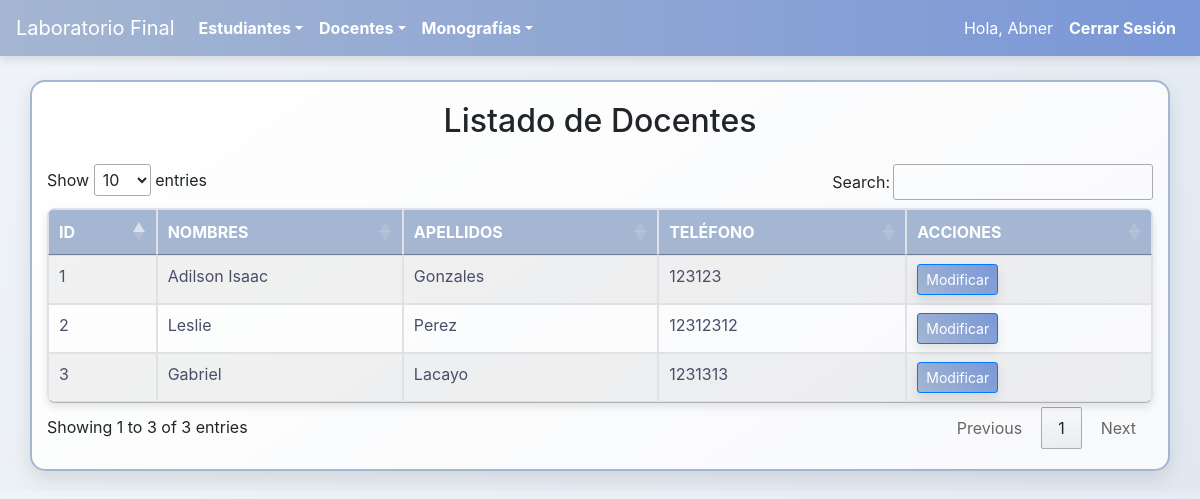
The page /docente/ (signed in) on the database its author committed.
### MonoEstudiantes/models.py (models this page shows, shortened)
class Docente(models.Model):
    id_docente = models.AutoField(primary_key=True)  # Clave primaria
    nombres = models.CharField(max_length=100)
    apellidos = models.CharField(max_length=100)
    direccion = models.CharField(max_length=255, null=True, blank=True)
    telefono = models.BigIntegerField(null=True, blank=True)
    anio_nacimiento = models.DateField()

### MonoEstudiantes/views.py (the view)
# urls.py: path('docente/', login_required(views.DocenteListView.as_view()), name='listar_docentes'),
class DocenteListView(ListView):
    model = Docente
    template_name = 'docente/listar.html'
    context_object_name = 'docentes'

### MonoEstudiantes/Templates/docente/listar.html (shortened to what this page needs)
{% extends 'base.html' %}
{% block content %}
<link rel="stylesheet" href="https://cdn.datatables.net/1.13.6/css/jquery.dataTables.min.css">
<script src="https://code.jquery.com/jquery-3.6.0.min.js"></script>
    <h2 class="mb-4">Listado de Docentes</h2>
    <table id="docentesTable" class="table table-bordered table-striped">
        <thead>
            <tr>
                <th>ID</th>
                <th>Nombres</th>
                <th>Apellidos</th>
                <th>Teléfono</th>
                <th>Acciones</th>
            </tr>
        </thead>
        <tbody>
            {% for docente in docentes %}
            <tr>
                <td>{{ docente.id_docente }}</td>
                <td>{{ docente.nombres }}</td>
                <td>{{ docente.apellidos }}</td>
                <td>{{ docente.telefono }}</td>
                <td>
                    <a href="{% url 'modificar_docente' docente.pk %}" class="btn btn-primary btn-sm">Modificar</a>
                </td>
            </tr>
            {% endfor %}
        </tbody>
    </table>
{% endblock %}

### MonoEstudiantes/Templates/base.html (shortened to what this page needs)
<!DOCTYPE html>
<html lang="en">
<head>
    {% load static %}
    <link rel="stylesheet" href="{% static 'css/styles.css' %}">
    <link rel="stylesheet" href="https://stackpath.bootstrapcdn.com/bootstrap/4.5.2/css/bootstrap.min.css">
    <link rel="stylesheet" href="https://cdn.datatables.net/1.13.6/css/jquery.dataTables.min.css">
</head>
<body>
    <nav class="navbar navbar-expand-lg navbar-dark bg-dark">
        <a class="navbar-brand" href="/">Laboratorio Final</a>
        <div class="collapse navbar-collapse" id="navbarNav">
            <ul class="navbar-nav">
                <li class="nav-item dropdown">
                    <a class="nav-link dropdown-toggle" href="#" id="estudiantesDropdown" role="button"
                        data-toggle="dropdown" aria-haspopup="true" aria-expanded="false">Estudiantes</a>
                </li>
                <li class="nav-item dropdown">
                    <a class="nav-link dropdown-toggle" href="#" id="docentesDropdown" role="button"
                        data-toggle="dropdown" aria-haspopup="true" aria-expanded="false">Docentes</a>
                </li>
                <li class="nav-item dropdown">
                    <a class="nav-link dropdown-toggle" href="#" id="monografiasDropdown" role="button"
                        data-toggle="dropdown" aria-haspopup="true" aria-expanded="false">Monografías</a>
                </li>
            </ul>
            <ul class="navbar-nav ml-auto">
                {% if user.is_authenticated %}
                <li class="nav-item">
                    <span class="navbar-text text-white mr-2">
                        Hola, {{ user.username }}
                    </span>
                </li>
                <li class="nav-item">
                    <a class="nav-link" href="{% url 'logout' %}">Cerrar Sesión</a>
                </li>
                {% endif %}
            </ul>
        </div>
    </nav>
    <div class="container mt-4">
        {% block content %}
        {% endblock %}
    </div>
</body>
</html>

### MonoEstudiantes/static/css/styles.css (style rules this page uses)
body { background: linear-gradient(135deg, #F0F4F8, #E1E8F0); font-family: 'Century Gothic', sans-serif; color: #4A4F68; margin: 0; padding: 0; overflow-x: hidden; animation: gradientBackground 20s infinite alternate ease-in-out; }
.navbar { background: linear-gradient(90deg, #A4B6D1, #7A97D7); color: #FFF; box-shadow: 0px 4px 8px rgba(0, 0, 0, 0.1); position: sticky; top: 0; z-index: 1000; animation: slideIn 1s ease-out, navbarShadow 0.4s ease-out; }
.nav-link { color: #FFF !important; font-weight: bold; transition: color 0.3s, transform 0.3s, text-shadow 0.3s; }
.container { background: linear-gradient(145deg, #FFFFFF, #F8F9FB); border: 2px solid #A4B6D1; border-radius: 15px; box-shadow: 0px 8px 20px rgba(0, 0, 0, 0.1); padding: 20px; margin: 20px auto; max-width: 80%; position: relative; overflow: hidden; transition: transform 0.5s, box-shadow 0.5s, background-color 0.5s; }
.btn-primary { background: linear-gradient(45deg, #A4B6D1, #7A97D7); border: none; color: #fff; font-weight: bold; padding: 12px 24px; border-radius: 30px; box-shadow: 0px 6px 12px rgba(0, 0, 0, 0.1); transition: background-color 0.3s, transform 0.3s; }
table { width: 100%; border-collapse: collapse; border-radius: 8px; overflow: hidden; box-shadow: 0px 4px 8px rgba(0, 0, 0, 0.1); }
table th, table td { padding: 12px 18px; text-align: left; color: #4A4F68; transition: background-color 0.3s ease, transform 0.3s ease; }
table th { background-color: #A4B6D1; color: #FFF; font-weight: bold; text-transform: uppercase; }
h2, p { text-align: center; margin: 0 auto; }
h2 { margin-bottom: 20px; font-size: 2em; }

### rows shown on the page
Docente: id_docente "1", nombres "Adilson Isaac", apellidos "Gonzales", telefono "123123"
Docente: id_docente "2", nombres "Leslie", apellidos "Perez", telefono "12312312"
Docente: id_docente "3", nombres "Gabriel", apellidos "Lacayo", telefono "1231313"

### other values the page prints
{{ user.username }} "Abner"
